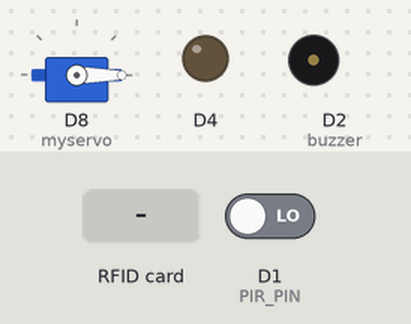
Recording of a sketch running on a simulated ESP8266 (NodeMCU). On the bench: servo, output pins drawn as LEDs (lit = HIGH), buzzer (waves = sounding, pin HIGH). The test bench sets the inputs (shaded band); at power-on: D1 (PIR_PIN) LOW. WiFi joins after 1.5 s; servers stay silent unless stated; uploads are accepted with an empty reply; what the sketch prints to the serial monitor is not drawn.

Above: at 2.8 s.
2.9 s: D1 (PIR_PIN) driven HIGH
At 3.3 s:
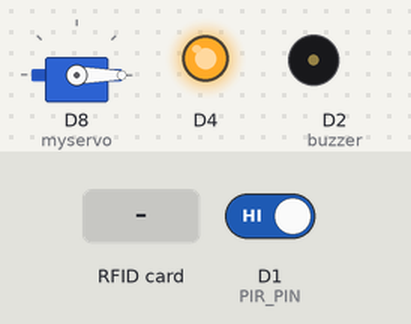
4.4 s: RFID card 5E 7A 19 C4 held to the reader
At 7.1 s:
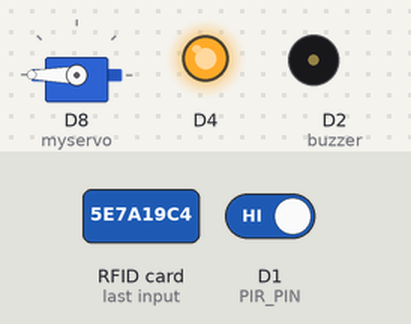
Timing chart, 0 to 17.5 s (numbered marks = the images above; inputs shaded):
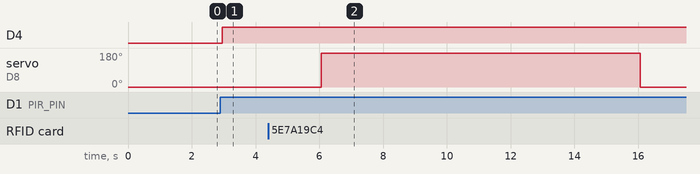

The sketch:

kunciKTP.ino
```cpp
#include <SPI.h>
#include <MFRC522.h>
#include <Servo.h>
#include <ESP8266WiFi.h>
#include <ESP8266HTTPClient.h>

WiFiClient client;


//NodeMCU        MFRC522
//D1        RST
//D5        SCK
//D6        MISO
//D7        MOSI
//D8        SDA(SS)


#define SS_PIN D0
#define RST_PIN D3
#define PIR_PIN D1

long int
ledOn = 10000,
lastTime = -ledOn;
int state_pir = LOW;
int value = 0;

MFRC522 rfid(SS_PIN, RST_PIN);
MFRC522::MIFARE_Key key;


String request_string;
//const char* host = "managementpintu.smitphb.org";
const char* host = "192.168.43.240";
int index1, index2;
String no_id, dat2;
int buzzer = D2;
int sensor = PIR_PIN;

HTTPClient http;
Servo myservo;
void setup() {
  // put your setup code here, to run once:
  SPI.begin();
  rfid.PCD_Init();
  Serial.begin(9600);
  Serial.println("menunggu untuk scan kartu...");
  myservo.attach(D8);//punya servo
  myservo.write(0);
  pinMode(PIR_PIN, INPUT);
 // digitalWrite(PIR_PIN,0);
  pinMode(buzzer,OUTPUT);
   WiFi.disconnect();
  WiFi.begin("andaisaja", "dicoding");


  //WiFi.begin("sin","87654321");
  while ((!(WiFi.status() == WL_CONNECTED))) {
    delay(300);
    Serial.print(".");
  }
  Serial.println(F("Connected !"));
  SPI.begin();
  rfid.PCD_Init();
  pinMode(D1, INPUT);
  pinMode(D4, OUTPUT);
  digitalWrite(D4, 0);
  Serial.println(F("Ready...."));
}
String strID, val, data;
unsigned long timenow = 0;
boolean state_buzzer = 0;
boolean state_kartu = 0;


void baca_serial() {
  while (client.available() > 0) {
    delay(10);
    char c = client.read();
    data += c;
  }

  if (data.length() > 0) {
    Serial.println(data);
    index1 = data.indexOf('%');
    index2 = data.indexOf('%', index1 + 1);

    no_id = data.substring(index1 + 1, index2);
    //    saldo = dat1.toInt();
    Serial.print("No ID: ");
    Serial.println(no_id);
    if ( state_buzzer == 0 && no_id == "none") {
      Serial.println("Dilarang Masuk !");
      tone(buzzer,500000);
      delay(1000);
      digitalWrite(D4, 0);
      delay(300);
      digitalWrite(D4, 1);
      delay(400);
      digitalWrite(D4, 0);
      delay(1000);
      digitalWrite(D4, 1);
      delay(400);
      delay(300);
      digitalWrite(D4, 1);
      delay(400);
      digitalWrite(D4, 0);
      delay(1000);
      digitalWrite(D4, 1);
      delay(400);
      noTone(buzzer);
      delay(1000);

      state_buzzer = 1 ;
    }
    else {
      if (state_kartu == 0) {
        Serial.println("Silahkan Masuk !");
        myservo.write(180);
        delay(10000);
        myservo.write(0);
        state_buzzer = 0 ;
        state_kartu = 1;
      }
    }
    data = "";
  }
}
void loop() {
//   if (digitalRead(PIR_PIN)){
//   lastTime = millis();
//    Serial.println("adanya pergerakan");
//   delay(100);
//   digitalWrite(D4,HIGH);
//   delay(1000);
//   }
//   else{
//   Serial.println("tidak ada pergerakan");
//   delay(100);
//   digitalWrite(D4,LOW);
//   delay(100);
//   }
value = digitalRead(PIR_PIN);
  if (value == HIGH) {
    digitalWrite(D4, HIGH);
    delay(100);
    if (state_pir== LOW) {
      Serial.println("Gerakan Terdteksi!");
      state_pir = HIGH;
    } if (!client.connect(host, 80)) {
    Serial.println("Gagal Konek");
    return;
  }

  request_string = "/TA/simpandata.php?data1=";
  //request_string += "&data2=";
  request_string += sensor;

  Serial.print("requesting URL: ");
  Serial.println(request_string);
  client.print(String("GET ") + request_string + " HTTP/1.1\r\n" + "Host: " + host + "\r\n" + "Connection: close\r\n\r\n");

  unsigned long timeout = millis();
  while (client.available() == 0) {
    if (millis() - timeout > 5000) {
      Serial.println(">>> Client Timeout !");
      client.stop();
      return;
    }
  }

  }   else {
      digitalWrite(D4, LOW);
      delay(200);

      if (state_pir == HIGH){
        Serial.println("Tidak Ada Gerakan!");
        state_pir = LOW;
    }
  }

  // put your main code here, to run repeatedly:
if (!rfid.PICC_IsNewCardPresent() || !rfid.PICC_ReadCardSerial())
    return;
  // Serial.print(F("PICC type: "));
  MFRC522::PICC_Type piccType = rfid.PICC_GetType(rfid.uid.sak);
  // Serial.println(rfid.PICC_GetTypeName(piccType));

//  //id kartu dan yang akan dikirim ke database
  strID = "";
  for (byte i = 0; i <rfid.uid.size; i++) {
    strID +=
      (rfid.uid.uidByte[i] < 0x10 ? "0" : "") +
      String(rfid.uid.uidByte[i], HEX) +
      (i != rfid.uid.size-1 ? ":" : "");

}

strID.toUpperCase();
 Serial.print("ID kartu anda: " );
  Serial.println(strID);
  delay(100);
  myservo.write(0);
  masuk(strID);
  baca_serial();
  state_buzzer = 0;
  state_kartu = 0;
  delay(1000);
  Serial.println("SCAN KARTU ANDA = ");

}

void masuk(String id)
{
  if (!client.connect(host, 80)) {
    Serial.println("Gagal Konek");
    return;
  }

  request_string = "/TA/rfidupdatemasuk.php?idcard=";
  request_string += id;

  Serial.print("requesting URL: ");
  Serial.println(request_string);
  client.print(String("GET ") + request_string + " HTTP/1.1\r\n" + "Host: " + host + "\r\n" + "Connection: close\r\n\r\n");

  unsigned long timeout = millis();
  while (client.available() == 0) {
    if (millis() - timeout > 5000) {
      Serial.println(">>> Client Timeout !");
      client.stop();
      return;
    }
  }
}
```

Measured:
- after the input at 2.9 s, D4: LOW → HIGH after 0.05 s
- after the input at 4.4 s, servo on D8 (myservo): 0° → 180° after 1.7 s, → 0° 10.0 s later
